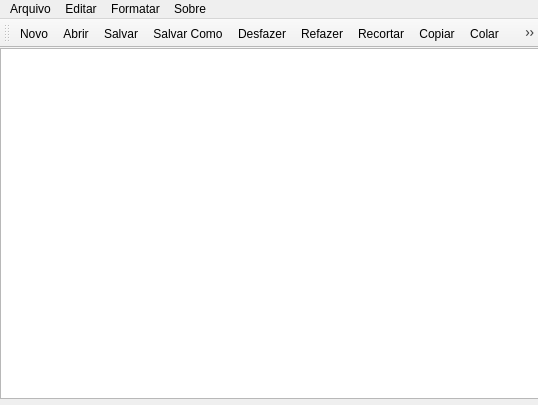
<?xml version="1.0" encoding="UTF-8"?>
<ui version="4.0">
 <class>MainWindow</class>
 <widget class="QMainWindow" name="MainWindow">
  <property name="geometry">
   <rect>
    <x>0</x>
    <y>0</y>
    <width>538</width>
    <height>405</height>
   </rect>
  </property>
  <property name="minimumSize">
   <size>
    <width>538</width>
    <height>405</height>
   </size>
  </property>
  <property name="windowTitle">
   <string>Bloco de Notas</string>
  </property>
  <widget class="QWidget" name="centralwidget">
   <widget class="QTextEdit" name="txtEd">
    <property name="geometry">
     <rect>
      <x>0</x>
      <y>0</y>
      <width>541</width>
      <height>351</height>
     </rect>
    </property>
   </widget>
  </widget>
  <widget class="QToolBar" name="toolBar">
   <property name="windowTitle">
    <string>toolBar</string>
   </property>
   <attribute name="toolBarArea">
    <enum>TopToolBarArea</enum>
   </attribute>
   <attribute name="toolBarBreak">
    <bool>false</bool>
   </attribute>
   <addaction name="itNov"/>
   <addaction name="itAbr"/>
   <addaction name="itSalv"/>
   <addaction name="itSalCo"/>
   <addaction name="itDesf"/>
   <addaction name="itRef"/>
   <addaction name="itRec"/>
   <addaction name="itCop"/>
   <addaction name="itCol"/>
   <addaction name="itSob"/>
   <addaction name="separator"/>
   <addaction name="itFech"/>
  </widget>
  <widget class="QMenuBar" name="menuBar">
   <property name="geometry">
    <rect>
     <x>0</x>
     <y>0</y>
     <width>538</width>
     <height>22</height>
    </rect>
   </property>
   <widget class="QMenu" name="menuArquivo">
    <property name="title">
     <string>Arquivo</string>
    </property>
    <addaction name="itNov"/>
    <addaction name="itAbr"/>
    <addaction name="separator"/>
    <addaction name="itSalv"/>
    <addaction name="itSalCo"/>
    <addaction name="separator"/>
    <addaction name="itImpr"/>
    <addaction name="separator"/>
    <addaction name="itFech"/>
   </widget>
   <widget class="QMenu" name="menuEditar">
    <property name="title">
     <string>Editar</string>
    </property>
    <addaction name="itDesf"/>
    <addaction name="itRef"/>
    <addaction name="separator"/>
    <addaction name="itRec"/>
    <addaction name="itCop"/>
    <addaction name="itCol"/>
   </widget>
   <widget class="QMenu" name="menuSobre">
    <property name="title">
     <string>Sobre</string>
    </property>
    <addaction name="itSob"/>
   </widget>
   <widget class="QMenu" name="menuFormatar">
    <property name="title">
     <string>Formatar</string>
    </property>
    <addaction name="itFon"/>
    <addaction name="itCorFon"/>
    <addaction name="itCorFun"/>
   </widget>
   <addaction name="menuArquivo"/>
   <addaction name="menuEditar"/>
   <addaction name="menuFormatar"/>
   <addaction name="menuSobre"/>
  </widget>
  <action name="itNov">
   <property name="icon">
    <iconset resource="Recursos.qrc">
     <normaloff>:/icons/icones/novo.png</normaloff>:/icons/icones/novo.png</iconset>
   </property>
   <property name="text">
    <string>Novo</string>
   </property>
   <property name="shortcut">
    <string>Ctrl+N</string>
   </property>
  </action>
  <action name="itAbr">
   <property name="icon">
    <iconset resource="Recursos.qrc">
     <normaloff>:/icons/icones/abrir.png</normaloff>:/icons/icones/abrir.png</iconset>
   </property>
   <property name="text">
    <string>Abrir</string>
   </property>
   <property name="shortcut">
    <string>Ctrl+O</string>
   </property>
  </action>
  <action name="itSalv">
   <property name="icon">
    <iconset resource="Recursos.qrc">
     <normaloff>:/icons/icones/salvar.png</normaloff>:/icons/icones/salvar.png</iconset>
   </property>
   <property name="text">
    <string>Salvar</string>
   </property>
   <property name="shortcut">
    <string>Ctrl+S</string>
   </property>
  </action>
  <action name="itSalCo">
   <property name="icon">
    <iconset resource="Recursos.qrc">
     <normaloff>:/icons/icones/salvar_como.png</normaloff>:/icons/icones/salvar_como.png</iconset>
   </property>
   <property name="text">
    <string>Salvar Como</string>
   </property>
   <property name="shortcut">
    <string>Ctrl+Shift+S</string>
   </property>
  </action>
  <action name="itFech">
   <property name="icon">
    <iconset resource="Recursos.qrc">
     <normaloff>:/icons/icones/fechar.png</normaloff>:/icons/icones/fechar.png</iconset>
   </property>
   <property name="text">
    <string>Fechar</string>
   </property>
   <property name="shortcut">
    <string>Ctrl+W</string>
   </property>
  </action>
  <action name="itDesf">
   <property name="icon">
    <iconset resource="Recursos.qrc">
     <normaloff>:/icons/icones/desfazer.png</normaloff>:/icons/icones/desfazer.png</iconset>
   </property>
   <property name="text">
    <string>Desfazer</string>
   </property>
   <property name="shortcut">
    <string>Ctrl+Z</string>
   </property>
  </action>
  <action name="itRef">
   <property name="icon">
    <iconset resource="Recursos.qrc">
     <normaloff>:/icons/icones/refazer.png</normaloff>:/icons/icones/refazer.png</iconset>
   </property>
   <property name="text">
    <string>Refazer</string>
   </property>
   <property name="shortcut">
    <string>Ctrl+Y</string>
   </property>
  </action>
  <action name="itRec">
   <property name="icon">
    <iconset resource="Recursos.qrc">
     <normaloff>:/icons/icones/recurtar.png</normaloff>:/icons/icones/recurtar.png</iconset>
   </property>
   <property name="text">
    <string>Recortar</string>
   </property>
   <property name="shortcut">
    <string>Ctrl+X</string>
   </property>
  </action>
  <action name="itCop">
   <property name="icon">
    <iconset resource="Recursos.qrc">
     <normaloff>:/icons/icones/copiar.png</normaloff>:/icons/icones/copiar.png</iconset>
   </property>
   <property name="text">
    <string>Copiar</string>
   </property>
   <property name="shortcut">
    <string>Ctrl+C</string>
   </property>
  </action>
  <action name="itCol">
   <property name="icon">
    <iconset resource="Recursos.qrc">
     <normaloff>:/icons/icones/colar.png</normaloff>:/icons/icones/colar.png</iconset>
   </property>
   <property name="text">
    <string>Colar</string>
   </property>
   <property name="shortcut">
    <string>Ctrl+V</string>
   </property>
  </action>
  <action name="itSob">
   <property name="icon">
    <iconset resource="Recursos.qrc">
     <normaloff>:/icons/icones/sobre.png</normaloff>:/icons/icones/sobre.png</iconset>
   </property>
   <property name="text">
    <string>Sobre o Programa</string>
   </property>
  </action>
  <action name="itFon">
   <property name="text">
    <string>Fonte</string>
   </property>
  </action>
  <action name="itCorFon">
   <property name="text">
    <string>Cor da Fonte</string>
   </property>
  </action>
  <action name="itCorFun">
   <property name="text">
    <string>Cor do Fundo</string>
   </property>
  </action>
  <action name="itImpr">
   <property name="text">
    <string>Imprimir</string>
   </property>
   <property name="shortcut">
    <string>Ctrl+P</string>
   </property>
  </action>
 </widget>
 <resources>
  <include location="Recursos.qrc"/>
 </resources>
 <connections/>
</ui>
